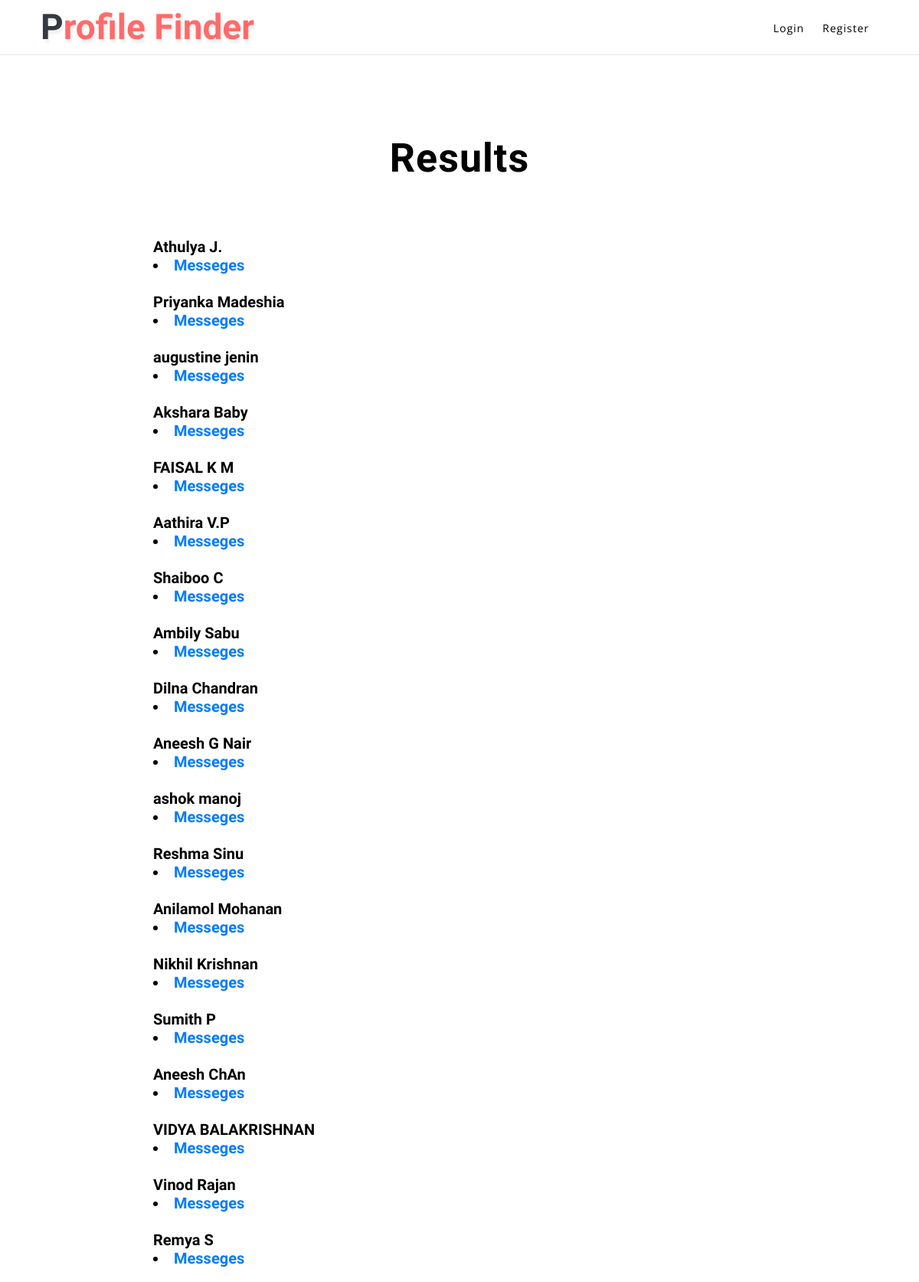
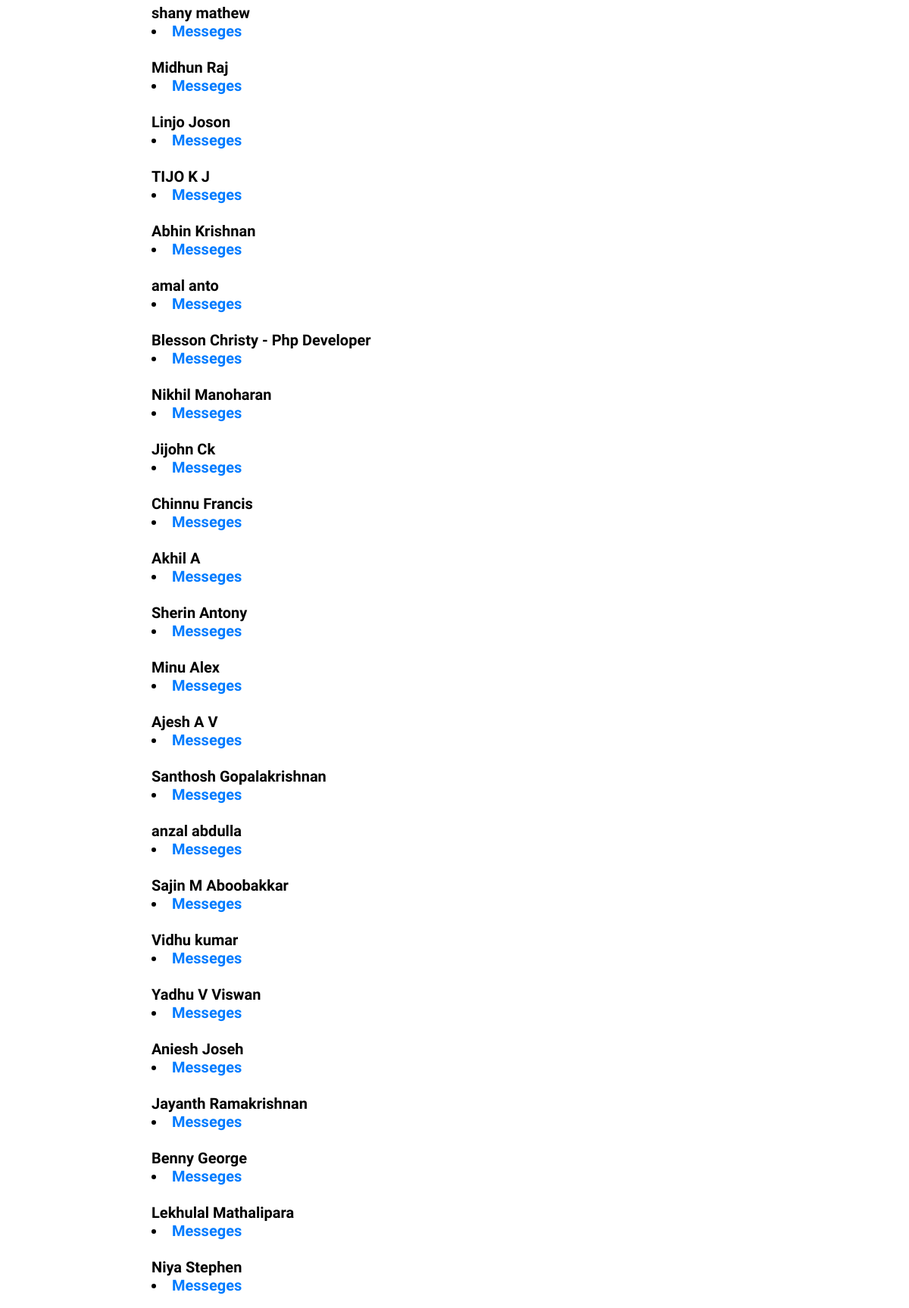
The app's page /search_db.php (upper part) with its own data (2 pictures, top to bottom).
### tables this page shows
CREATE TABLE IF NOT EXISTS `details_test` (
  `id` mediumint(9) NOT NULL AUTO_INCREMENT,
  `url` varchar(300) DEFAULT NULL,
  `pastjob` varchar(300) NOT NULL,
  `name` varchar(300) NOT NULL,
  `firstname` varchar(300) NOT NULL,
  `lastname` varchar(300) NOT NULL,
  `job` varchar(300) NOT NULL,
  `location` varchar(300) NOT NULL,
  `query` varchar(300) DEFAULT NULL,
  `category` varchar(300) DEFAULT NULL,
  `timestamp` varchar(300) DEFAULT NULL,
  `currentJob` varchar(300) NOT NULL,
  `error` varchar(300) DEFAULT NULL,
  `email` varchar(300) DEFAULT NULL,
  `username` varchar(300) DEFAULT NULL,
  PRIMARY KEY (`id`)
);

### search_db.php (the view, shortened to what this page needs)
<?php
require_once('connect.php');
$location = $_SESSION['location'];
$search = $_SESSION['search'];
?>
<?php
$query = "SELECT * FROM  details_test WHERE location LIKE '%$location%' AND job LIKE '%$search%'";
$retrn = mysqli_query($con,$query);
$rows = mysqli_num_rows($retrn);
?>
<?php include('header.php'); ?>
<!DOCTYPE html>
<html>
<head>
</head>
<body>
    <div class="main-w3pvt mian-content-wthree_no_image text-center" id="home">
        <div class="container">
            <div class="style-banner mx-auto">
            	<?php
            	if ($rows == 0)
					{
						echo '<h3 class="text-wh font-weight-bold" style="color:black;">No Results Found</h3>';
					}
				else
					{
						echo '<h3 class="text-wh font-weight-bold" style="color:black;">Results</h3>';
					}
				?>
                <div class="home-form-w3ls mt-5 pt-lg-4">
                    <form  method="post">
                        <div class="row">
                            <div class="col-lg-6">
                                <div class="form-group">
                                    <div align="left" class="form_textbox_styles">
                                        	<?php
                                        	while ($row = mysqli_fetch_assoc($retrn))
											{
											    foreach ($row as $field => $value)
											    {
											         if ($field == "name")
											         {
											         	echo '<h5 class="text-wh font-weight-bold" style="color:black;">';
											         	echo $value;
											         	echo '<li><a href="list_pm.php">Messeges</a></li>';
											         	echo '</h5>';
											         	echo '<br>';
											         }
											    }
											}
											?>
                                        <br>
                                        <br>
                                    </div>
                                </div>
                                </div>
                            </div>
                        </div>
                </div>
            </div>
        </div>
</body>
</html>

### css/style.css (style rules this page uses)
body { padding: 0; margin: 0; background: #FFF; font-family: 'Open Sans', sans-serif; }
body button, .btn, body a { transition: 0.5s all; -webkit-transition: 0.5s all; -moz-transition: 0.5s all; -o-transition: 0.5s all; -ms-transition: 0.5s all; }
html { scroll-behavior: smooth; }
h1, h2, h3, h4, h5, h6 { margin: 0; padding: 0; font-family: 'Roboto Condensed', sans-serif; }
.text-wh { color: #fff; }
li>a:only-child:after { content: ''; }
.mian-content-wthree_no_image { background-size: cover; -webkit-background-size: cover; -moz-background-size: cover; -o-background-size: cover; -ms-background-size: cover; min-height: 50vw; z-index: 1; position: relative; }
.style-banner { padding-top: 18em; max-width: 800px; }
.style-banner h3 { font-size: 56px; letter-spacing: 1px; }
@media (max-width: 1680px) { .style-banner { padding-top: 16em; } }
@media (max-width: 1600px) { .style-banner { padding-top: 14em; } }
@media (max-width: 1440px) { .style-banner { padding-top: 12em; } }
@media (max-width: 1366px) { .style-banner h3 { font-size: 52px; } }
@media (max-width: 1280px) { .style-banner { padding-top: 11em; } }

### records on screen
details_test: name "Athulya J."
details_test: name "Priyanka Madeshia"
details_test: name "augustine jenin"
details_test: name "Akshara Baby"
details_test: name "FAISAL K M"
details_test: name "Aathira V.P"
details_test: name "Shaiboo C"
details_test: name "Ambily Sabu"
details_test: name "Dilna Chandran"
details_test: name "Aneesh G Nair"
details_test: name "ashok manoj"
details_test: name "Reshma Sinu"
details_test: name "Anilamol Mohanan"
details_test: name "Nikhil Krishnan"
details_test: name "Sumith P"
details_test: name "Aneesh ChAn"
details_test: name "VIDYA BALAKRISHNAN"
details_test: name "Vinod Rajan"
details_test: name "Remya S"
details_test: name "shany mathew"
details_test: name "Midhun Raj"
details_test: name "Linjo Joson"
details_test: name "TIJO K J"
details_test: name "Abhin Krishnan"
details_test: name "amal anto"
details_test: name "Blesson Christy - Php Developer"
details_test: name "Nikhil Manoharan"
details_test: name "Jijohn Ck"
details_test: name "Chinnu Francis"
details_test: name "Akhil A"
details_test: name "Sherin Antony"
details_test: name "Minu Alex"
details_test: name "Ajesh A V"
details_test: name "Santhosh Gopalakrishnan"
details_test: name "anzal abdulla"
details_test: name "Sajin M Aboobakkar"
details_test: name "Vidhu kumar"
details_test: name "Yadhu V Viswan"
details_test: name "Aniesh Joseh"
details_test: name "Jayanth Ramakrishnan"
details_test: name "Benny George"
details_test: name "Lekhulal Mathalipara"
details_test: name "Niya Stephen"
